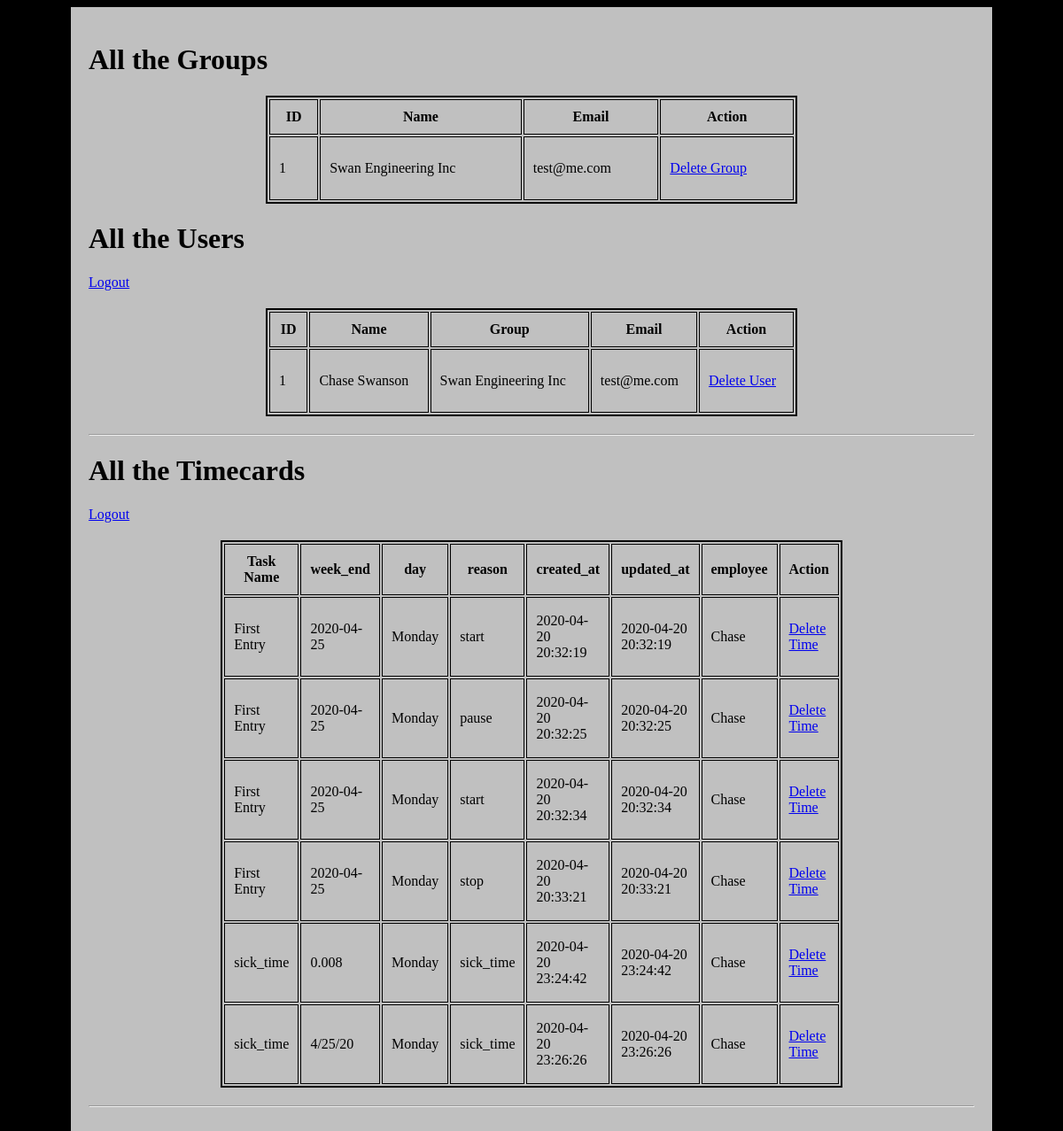
/portal, run on an earlier commit of the app's database.
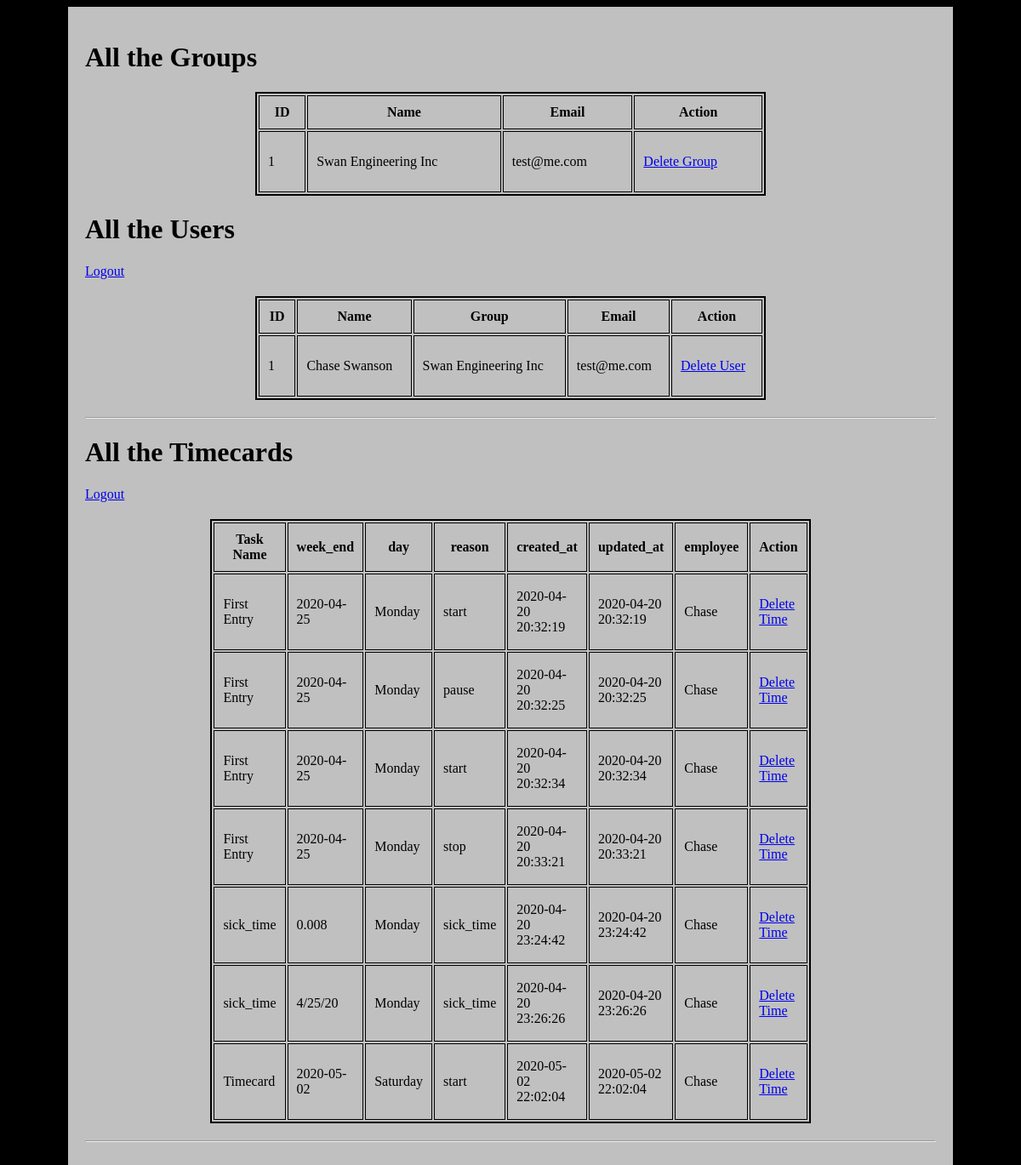
And on a later commit of the database.
### app.py (models this page shows)
class Group(db.Model):
    id = db.Column(db.Integer, primary_key=True)
    name = db.Column(db.String(255))
    email = db.Column(db.String(45))
    password = db.Column(db.String(255))
    created_at = db.Column(db.DateTime, server_default=func.now())
    updated_at = db.Column(db.DateTime, server_default=func.now(), onupdate=func.now())
    employee = db.relationship("User", back_populates="group", cascade="all, delete, delete-orphan")

class User(db.Model):
    id = db.Column(db.Integer, primary_key=True)
    first_name = db.Column(db.String(45))
    last_name = db.Column(db.String(45))
    email = db.Column(db.String(45))
    status = db.Column(db.String(45))
    password = db.Column(db.String(255))
    created_at = db.Column(db.DateTime, server_default=func.now())
    updated_at = db.Column(db.DateTime, server_default=func.now(), onupdate=func.now())
    time_card = db.relationship('Timecard', secondary=time_stamp, passive_deletes=True)
    group_id = db.Column(db.Integer, db.ForeignKey("group.id"), nullable=False)
    group = db.relationship('Group', foreign_keys=[group_id])

class Timecard(db.Model):
    id = db.Column(db.Integer, primary_key=True)
    task_name = db.Column(db.String(45))
    week_end = db.Column(db.String(45))
    day = db.Column(db.String(45))
    reason = db.Column(db.String(45))
    duration = db.Column(db.Integer)
    created_at = db.Column(db.DateTime, server_default=func.now())
    updated_at = db.Column(db.DateTime, server_default=func.now(), onupdate=func.now())
    employee = db.relationship('User', secondary=time_stamp, passive_deletes=True)

### app.py (the view)
@app.route('/portal')
def portal():
    users = User.query.all()
    groups = Group.query.all()
    timecards = Timecard.query.all()
    return render_template("portal.html", users = users, groups=groups, timecards=timecards)

### Templates/portal.html (shortened to what this page needs)
<!DOCTYPE html>
<html lang="en">
<head>
    <link rel="stylesheet" href="/static/css/style.css">
</head>
<body>
    <div id="container">
        <h1>All the Groups</h1>
        <table>
            <thead>
                <th>ID</th>
                <th>Name</th>
                <th>Email</th>
                <th>Action</th>
            </thead>
            {%for user in groups%}
            <tbody>
                <td>{{user.id}}</td>
                <td>{{user.name}}</td>
                <td>{{user.email}}</td>
                <td><p><a href="/group_delete/{{user['id']}}">Delete Group</a></p></td>
            </tbody>
            {%endfor%}
        </table>
        <h1>All the Users</h1> <a href="/">Logout</a>
        <table>
            <thead>
                <th>ID</th>
                <th>Name</th>
                <th>Group</th>
                <th>Email</th>
                <th>Action</th>
            </thead>
            {%for user in users%}
            <tbody>
                <td>{{user.id}}</td>
                <td>{{user.first_name}} {{user.last_name}}</td>
                <td>{{user.group.name}}</td>
                <td>{{user.email}}</td>
                <td><p><a href="/user_delete/{{user['id']}}">Delete User</a></p></td>
            </tbody>
            {%endfor%}
        </table>
        <hr>
        <h1>All the Timecards</h1> <a href="/">Logout</a>
        <table>
            <thead>
                <th>Task Name</th>
                <th>week_end</th>
                <th>day</th>
                <th>reason</th>
                <th>created_at</th>
                <th>updated_at</th>
                <th>employee</th>
                <th>Action</th>
            </thead>
            {%for record in timecards%}
            <tbody>
                <td>{{record.task_name}}</td>
                <td>{{record.week_end}}</td>
                <td>{{record.day}}</td>
                <td>{{record.reason}}</td>
                <td>{{record.created_at}}</td>
                <td>{{record.updated_at}}</td>
                {%for user in record.employee%}
                <td>{{user.first_name}}</td>
                {%endfor%}
                <td><p><a href="/time_delete/{{record['id']}}">Delete Time</a></p></td>
            </tbody>
            {%endfor%}
        </table>
        <hr>
    </div>
</body>
</html>

### static/css/style.css (style rules this page uses)
body { background-color: black; }
#container { width: 1000px; margin: 0 auto; padding: 20px; background-color: silver; }
table { width: 600px; margin: 20px auto; border: black 2px solid; }
th { padding: 10px; border: black 1px solid; }
td { padding: 10px; border: black 1px solid; }

What changed in the data, as far as the page shows it:
added Timecard: task_name "Timecard", week_end "2020-05-02", day "Saturday", reason "start", created_at "2020-05-02 22:02:04", updated_at "2020-05-02 22:02:04", User (first_name "Chase")
